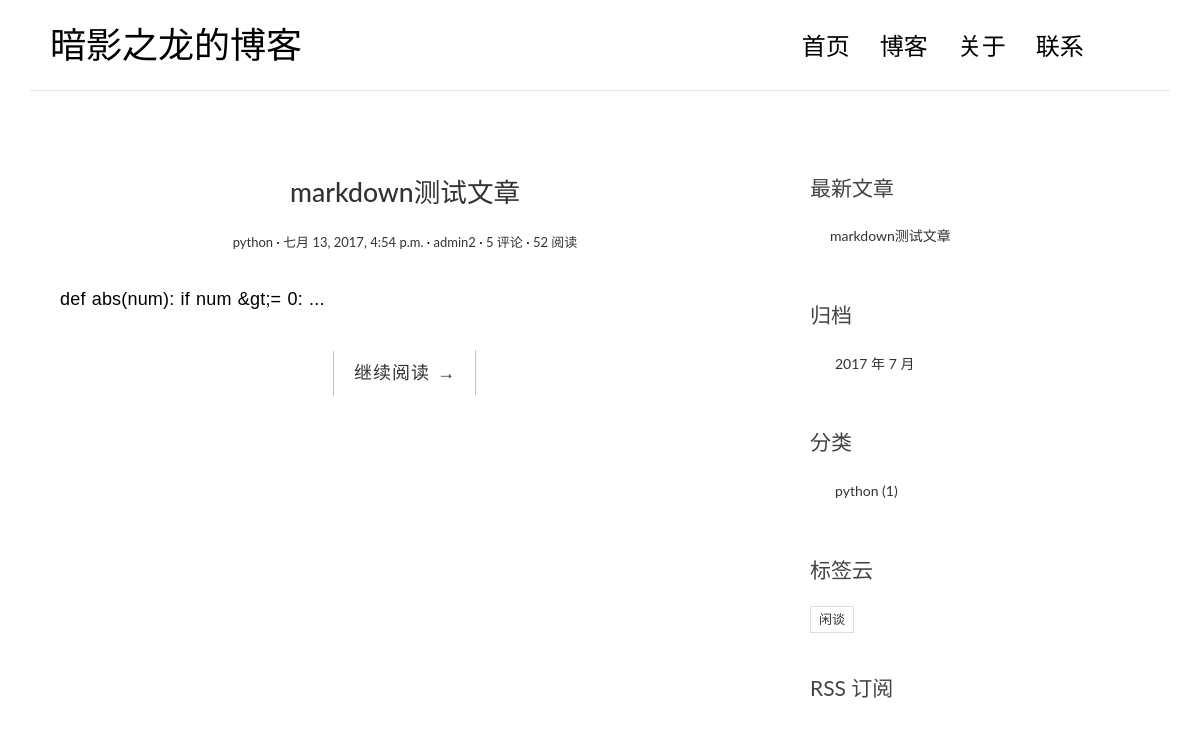
The page / on the database its author committed.
### blog/models.py (models this page shows, shortened)
class Post(models.Model):
    title = models.CharField(max_length=70)
    body = models.TextField()
    create_time = models.DateTimeField()
    modify_time = models.DateTimeField()
    excerpt = models.CharField(max_length=200, blank=True)
    author = models.ForeignKey(User)
    category = models.ForeignKey(Category)
    tags = models.ManyToManyField(Tags, blank=True)
    views = models.PositiveIntegerField(default=0)
    def get_absolute_url(self):
        return reverse('blog:detail', kwargs={'pk':self.pk})
    class Meta:
        ordering = ['-create_time']

class Category(models.Model):
    name = models.CharField(max_length=100)

class Tags(models.Model):
    name = models.CharField(max_length=100)

### users/models.py (models this page shows)
class User(AbstractUser):
    nickname = models.CharField(max_length=50, blank=False)
    class Meta(AbstractUser.Meta):
        pass

### blog/views.py (the view, shortened to what this page needs)
# urls.py: url(r'^$', views.IndexView.as_view(), name='index'),
class IndexView(ListView):
    model = Post
    template_name = 'index.html'
    context_object_name = 'post_list'
    paginate_by = 1
    def get_context_data(self, **kwargs):
        context = super().get_context_data(**kwargs)
        paginator = context.get('paginator')
        page = context.get('page_obj')
        is_paginated = context.get('is_paginated')
        pagination_data = self.pagination_data(paginator, page, is_paginated)
        context.update(pagination_data)
        return context
    def pagination_data(self, paginator, page, is_paginated):
        if not is_paginated:
            return {}

### blog/templatetags/blog_tags.py (called while the page is built)
@register.simple_tag
def get_recent_posts(num=5):
    return Post.objects.all().order_by('-create_time')[:num]

@register.simple_tag
def archives():
    return Post.objects.dates('create_time', 'month', order='DESC')

@register.simple_tag
def get_categories():
    return Category.objects.annotate(num_posts=Count('post')).filter(num_posts__gt=0)

@register.simple_tag
def get_tags():
    return Tags.objects.annotate(num_posts=Count('post')).filter(num_posts__gt=0)

### templates/index.html (shortened to what this page needs)
{% extends 'base.html' %}
    {% block main %}
        {% for post in post_list %}
            <article class="post post-{{ post.pk }}">
                <header class="entry-header">
                    <h1 class="entry-title">
                        <a href="{{ post.get_absolute_url }}">{{ post.title }}</a>
                    </h1>
                    <div class="entry-meta">
                        <span class="post-category"><a href="#">{{ post.category.name }}</a></span>
                        <span class="post-date"><a href="#"><time class="entry-date"
                                                                      datetime="{{ post.create_time }}">{{ post.create_time }}</time></a></span>
                        <span class="post-author"><a href="#">{{ post.author }}</a></span>
                        <span class="comments-link"><a href="{{ post.get_absolute_url }}">{{ post.comment_set.count }} 评论</a></span>
                        <span class="views-count"><a href="{{ post.get_absolute_url }}">{{ post.views }} 阅读</a></span>
                    </div>
                </header>
                <div class="entry-content clearfix">
                    <p>{{ post.excerpt }}...</p>
                    <div class="read-more cl-effect-14">
                        <a href="{{ post.get_absolute_url }}" class="more-link">继续阅读 <span class="meta-nav">→</span></a>
                    </div>
                </div>
            </article>
        {% empty %}
            <div class="no-post">暂时未发表文章！</div>
        {% endfor %}
    {% endblock main%}

### templates/base.html (shortened to what this page needs)
{% load staticfiles %}
{% load blog_tags %}
<!DOCTYPE html>
<html>
<head>
    <link rel="stylesheet" href="{% static 'css/bootstrap.min.css' %}">
    <link rel="stylesheet" href="http://code.ionicframework.com/ionicons/2.0.1/css/ionicons.min.css">
    <link rel="stylesheet" href="{% static 'css/pace.css' %}">
    <link rel="stylesheet" href="{% static 'css/custom.css' %}">
     <link rel="stylesheet" href="{% static 'css/highlights/github.css' %}">
</head>
<body>
<div class="container">
    <header id="site-header">
        <div class="row">
            <div class="col-md-4 col-sm-5 col-xs-8">
                <div class="logo">
                    <h1><a href="{% url 'blog:index' %}">暗影之龙的博客</a></h1>
                </div>
            </div>
            <div class="col-md-8 col-sm-7 col-xs-4">
                <nav class="main-nav" role="navigation">
                    <div class="collapse navbar-collapse" id="bs-example-navbar-collapse-1">
                        <ul class="nav navbar-nav navbar-right">
                            <li class="cl-effect-11"><a href="{% url 'blog:index' %}" data-hover="首页">首页</a></li>
                            <li class="cl-effect-11"><a href="full-width.html" data-hover="博客">博客</a></li>
                            <li class="cl-effect-11"><a href="about.html" data-hover="关于">关于</a></li>
                            <li class="cl-effect-11"><a href="contact.html" data-hover="联系">联系</a></li>
                        </ul>
                    </div>
                </nav>
            </div>
        </div>
    </header>
</div>
<div class="content-body">
    <div class="container">
        <div class="row">
            <main class="col-md-8">
                {% block main %}
                {% endblock main %}
            </main>
            <aside class="col-md-4">
            <div class="widget widget-recent-posts">
                    <h3 class="widget-title">最新文章</h3>
                    {% get_recent_posts as recent_post_list %}
                    <ul>
                        {% for post in recent_post_list %}
                            <li>
                            <a href="{{ post.get_absolute_url }}">{{ post.title }}</a>
                            </li>
                            {% empty %}
                            暂无文章！
                        {% endfor %}
                    </ul>
                </div>
                <div class="widget widget-archives">
                    <h3 class="widget-title">归档</h3>
                    {% archives as date_list %}
                    <ul>
                        {% for date in date_list %}
                            <li>
                            <a href="{% url 'blog:archives' date.year date.month %}">{{ date.year }} 年 {{ date.month }} 月</a>
                            </li>
                            {% empty %}
                            暂无归档！
                        {% endfor %}
                    </ul>
                </div>
                <div class="widget widget-category">
                    <h3 class="widget-title">分类</h3>
                    {% get_categories as category_list %}
                    <ul>
                        {% for category in category_list %}
                            <li>
                            <a href="{% url 'blog:category' category.pk %}">{{ category.name }}
                                <span class="post-count">({{ category.num_posts }})</span>
                            </a>
                            </li>
                            {% empty %}
                            暂无分类！
                        {% endfor %}
                    </ul>
                </div>
                <div class="widget widget-tag-cloud">
                    <h3 class="widget-title">标签云</h3>
                    {% get_tags as tag_list %}
                    <ul>
                        {% for tag in tag_list %}
                            <li>
                                <a href="{% url 'blog:tag' tag.pk %}">{{ tag.name }}</a>
                            </li>
                            {% empty %}
                            暂无标签！
                        {% endfor %}
                    </ul>
                </div>
                <div class="rss">
                    <a href="{% url 'rss' %}"> RSS 订阅</a>
                </div>
            </aside>
        </div>
    </div>
</div>
</body>
</html>

### blog/static/css/custom.css (style rules this page uses)
* { outline: none; }
h1, h2, h3, h4, h5, h6 { margin-top: 0; }
a { color: #333; }
body { color: #444; font-family: 'Lato', sans-serif; }
p { font-family: 'Ubuntu', sans-serif; font-weight: 400; word-spacing: 1px; letter-spacing: 0.01em; }
#site-header { background-color: #FFF; padding: 25px 20px; margin-bottom: 40px; border-bottom: 1px solid #e7e7e7; }
.logo h1 a { color: #000; }
.logo h1 { margin: 0; font-family: 'Lato', sans-serif; font-weight: 300; }
.main-nav { margin-top: 11px; max-width: 95%; }
.main-nav a { color: #000000 !important; padding: 0 0 5px 0 !important; margin-right: 30px; font-family: 'Lato', sans-serif; font-weight: 300; font-size: 24px; }
.cl-effect-11 a { padding: 10px 0; color: #0972b4; text-shadow: none; }
.cl-effect-11 a::before { position: absolute; top: 0; left: 0; overflow: hidden; padding: 0 0 5px 0 !important; max-width: 0; border-bottom: 1px solid #000; color: #000; content: attr(data-hover); white-space: nowrap; -webkit-transition: max-width 0.5s; -moz-transition: max-width 0.5s; transition: max-width 0.5s; }
.content-body { padding-bottom: 4em; }
.post { background: #fff; padding: 30px 30px 0; }
.entry-title { text-align: center; font-size: 1.9em; margin-bottom: 20px; line-height: 1.6; padding: 10px 20px 0; }
.entry-meta { text-align: center; color: #DDDDDD; font-size: 13px; margin-bottom: 30px; }
.entry-content { font-size: 18px; line-height: 1.9; font-weight: 300; color: #000; }
.post-category::after, .post-date::after, .post-author::after, .comments-link::after { content: ' ·'; color: #000; }
.read-more { font-family: 'Ubuntu', sans-serif; font-weight: 400; word-spacing: 1px; letter-spacing: 0.01em; text-align: center; margin-top: 20px; }
.cl-effect-14 a { padding: 0 20px; height: 45px; line-height: 45px; position: relative; display: inline-block; margin: 15px 25px; letter-spacing: 1px; font-weight: 400; text-shadow: 0 0 1px rgba(255, 255, 255, 0.3); }
.cl-effect-14 a::before, .cl-effect-14 a::after { position: absolute; width: 45px; height: 1px; background: #C3C3C3; content: ''; -webkit-transition: all 0.3s; -moz-transition: all 0.3s; transition: all 0.3s; pointer-events: none; }
.cl-effect-14 a::before { top: 0; left: 0; -webkit-transform: rotate(90deg); -moz-transform: rotate(90deg); transform: rotate(90deg); -webkit-transform-origin: 0 0; -moz-transform-origin: 0 0; transform-origin: 0 0; }
.cl-effect-14 a::after { right: 0; bottom: 0; -webkit-transform: rotate(90deg); -moz-transform: rotate(90deg); transform: rotate(90deg); -webkit-transform-origin: 100% 0; -moz-transform-origin: 100% 0; transform-origin: 100% 0; }
.widget { background: #fff; padding: 30px 0 0; }
.widget-title { font-size: 1.5em; margin-bottom: 20px; line-height: 1.6; padding: 10px 0 0; font-weight: 400; }
.widget-recent-posts ul { padding: 0; margin: 0; padding-left: 20px; }
.widget-recent-posts ul li { list-style-type: none; position: relative; line-height: 170%; margin-bottom: 10px; }
.widget-recent-posts ul li::before { content: '\f3d3'; font-family: "Ionicons"; position: absolute; left: -17px; top: 3px; font-size: 16px; color: #000; }
.widget-archives ul { padding: 0; margin: 0; padding-left: 25px; }
.widget-archives ul li { list-style-type: none; position: relative; line-height: 170%; margin-bottom: 10px; }
.widget-archives ul li::before { content: '\f3f3'; font-family: "Ionicons"; position: absolute; left: -25px; top: 1px; font-size: 16px; color: #000; }
.widget-category ul { padding: 0; margin: 0; padding-left: 25px; }
.widget-category ul li { list-style-type: none; position: relative; line-height: 170%; margin-bottom: 10px; }
.widget-category ul li::before { content: '\f3fe'; font-family: "Ionicons"; position: absolute; left: -25px; top: 1px; font-size: 18px; color: #000; }
.widget-tag-cloud ul { padding: 0; margin: 0; margin-right: -10px; }
.widget-tag-cloud ul li { list-style-type: none; font-size: 13px; display: inline-block; margin-right: 10px; margin-bottom: 10px; padding: 3px 8px; border: 1px solid #ddd; }
.rss { font-size: 21px; margin-top: 30px; }
.rss a { color: #444; }

### rows shown on the page
Post: title "markdown测试文章", category.name "python", create_time "七月 13, 2017, 4:54 p.m.", author "admin2", comment_set.count "5", views "52", excerpt "def abs(num): if num &gt;= 0:"
Category: name "python", num_posts "1"
Tags: name "闲谈"

### other values the page prints
{{ date.year }} "2017"
{{ date.month }} "7"
